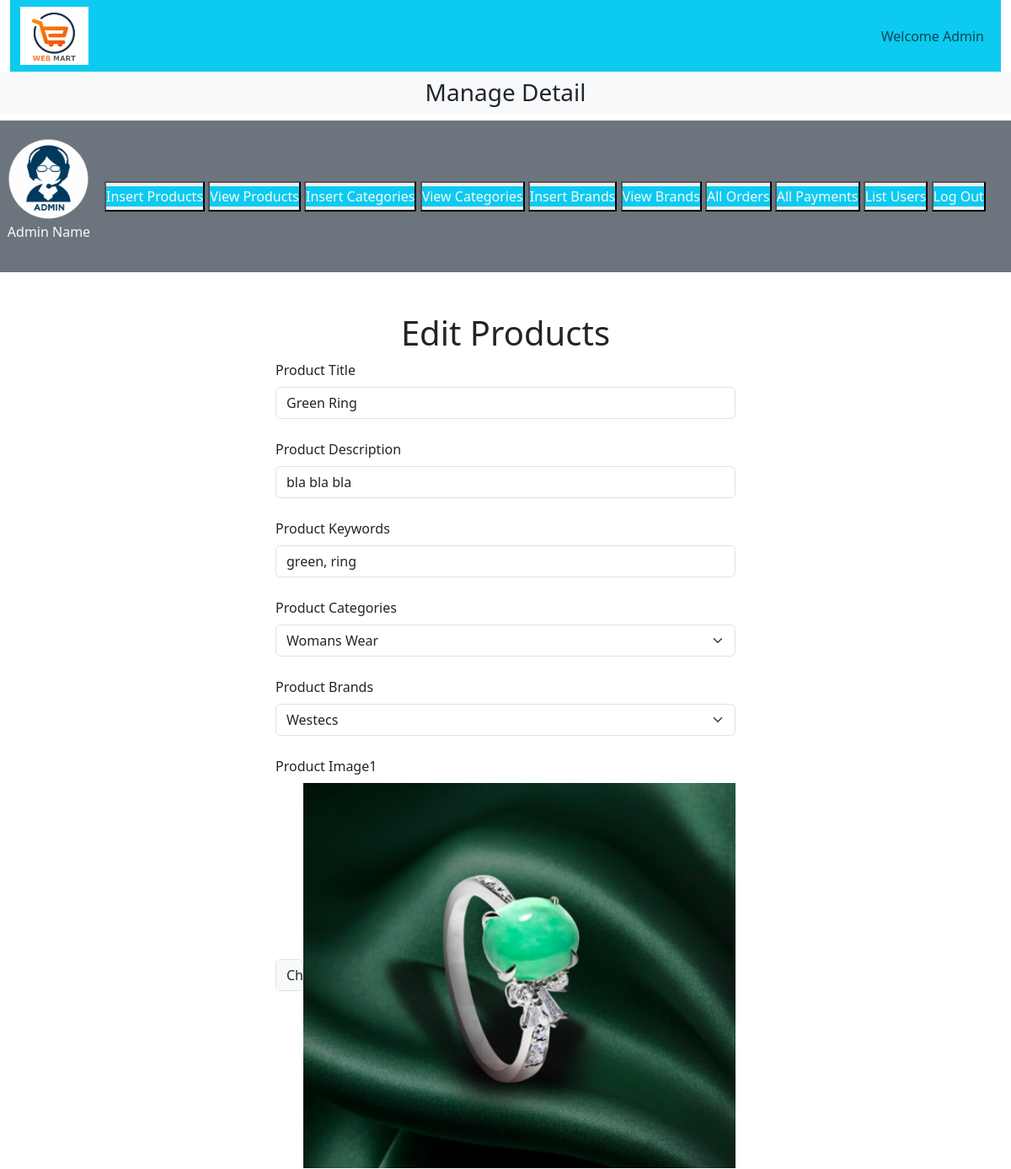
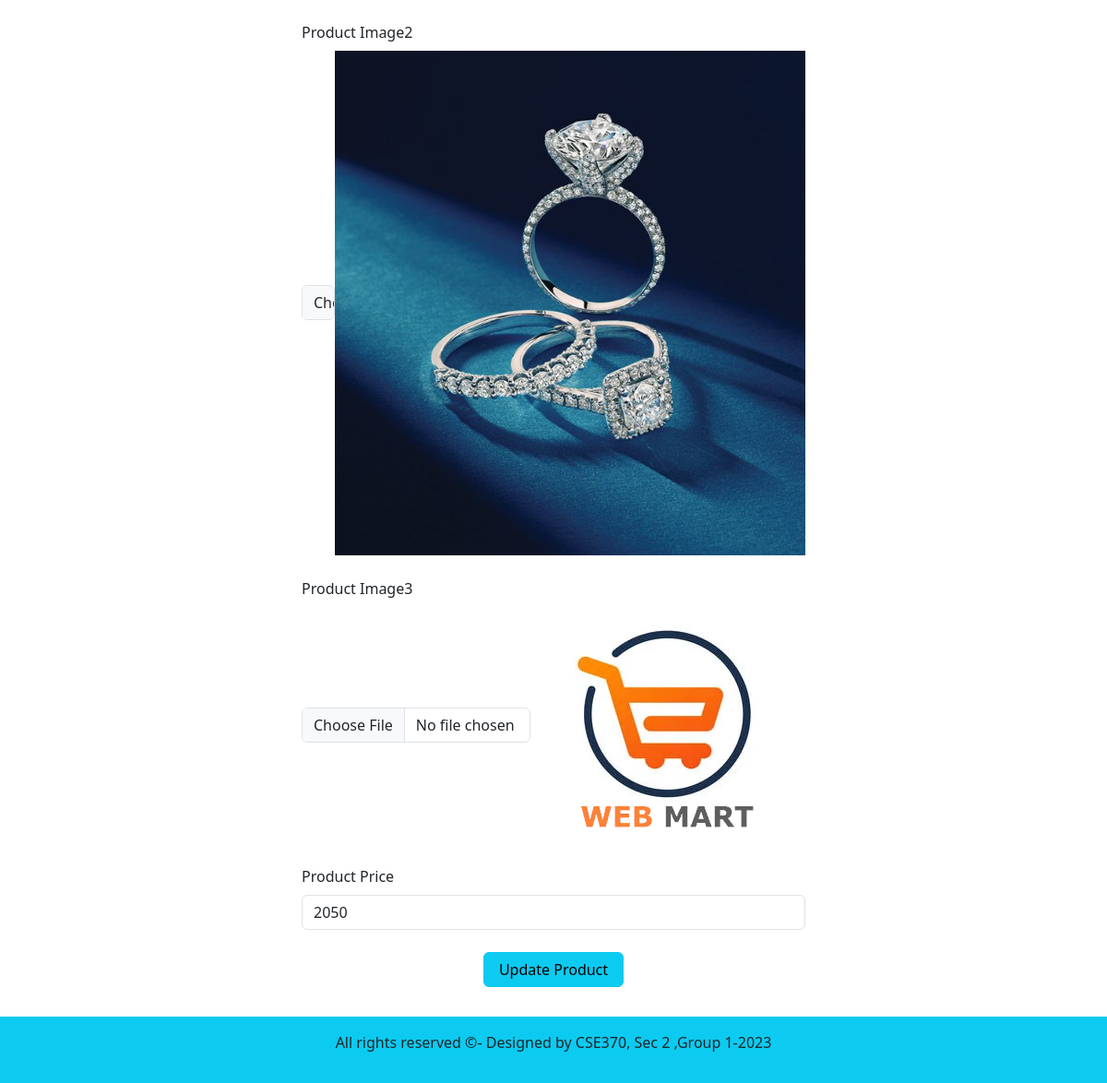
Screenshot of /admin_area/index.php?edit_products=1 with the database file from the repository (2 pictures, top to bottom).
### tables this page shows
CREATE TABLE `products` (
  `product_id` int(11) NOT NULL,
  `product_name` varchar(100) NOT NULL,
  `product_description` varchar(255) NOT NULL,
  `product_keywords` varchar(255) NOT NULL,
  `category_id` int(11) NOT NULL,
  `brand_id` int(11) NOT NULL,
  `product_image1` varchar(255) NOT NULL,
  `product_image2` varchar(255) NOT NULL,
  `product_image3` varchar(255) NOT NULL,
  `product_price` int(11) NOT NULL,
  `insert_date` timestamp NOT NULL DEFAULT current_timestamp() ON UPDATE current_timestamp(),
  `product_status` varchar(100) NOT NULL
);

CREATE TABLE `categories` (
  `category_id` int(11) NOT NULL,
  `category_name` varchar(100) NOT NULL
);

CREATE TABLE `brands` (
  `brand_id` int(11) NOT NULL,
  `brand_name` varchar(100) NOT NULL
);

### admin_area/edit_products.php (the view, shortened to what this page needs)
<?php
if(isset($_GET['edit_products'])){
    $edit_id=$_GET['edit_products'];
    $get_data="Select * from `products` where product_id=$edit_id";
    $result=mysqli_query($con,$get_data);
    $row=mysqli_fetch_assoc($result);
    $product_name=$row['product_name'];
    $product_description=$row['product_description'];
    $product_keywords=$row['product_keywords'];
    $category_id=$row['category_id'];
    $brand_id=$row['brand_id'];
    $product_image1=$row['product_image1'];
    $product_image2=$row['product_image2'];
    $product_image3=$row['product_image3'];
    $product_price=$row['product_price'];
    $select_category="Select * from `categories` where category_id =$category_id";
    $result_category=mysqli_query($con,$select_category);
    $row_category=mysqli_fetch_assoc($result_category);
    $category_name=$row_category['category_name'];
    $select_brand="Select * from `brands` where brand_id =$brand_id";
    $result_brand=mysqli_query($con,$select_brand);
    $row_brand=mysqli_fetch_assoc($result_brand);
    $brand_name=$row_brand['brand_name'];
}
?>
<div class="container mt-5">
    <h1 class="text-center">Edit Products</h1>
    <div class="form-outline w-50 m-auto mb-4">
        <label for="product_name" class="form-label">Product Title</label>
        <input type="text" id="product_name" value="<?php echo $product_name?>" name="product_name"
        class="form-control" required="required">
    </div>
    <div class="form-outline w-50 m-auto mb-4">
        <label for="product_description" class="form-label">Product Description</label>
        <input type="text" id="product_description" value="<?php echo $product_description?>"
        name="product_description" class="form-control" >
    </div>
    <div class="form-outline w-50 m-auto mb-4">
        <label for="product_keywords" class="form-label">Product Keywords</label>
        <input type="text" id="product_keywords" value="<?php echo $product_keywords?>"name="product_keywords" class="form-control">
    </div>
    <div class="form-outline w-50 m-auto mb-4">
    <label for="product_category" class="form-label">Product Categories</label>
        <select name="product_category" class="form-select">
        <option value="<?php echo $category_name?>"><?php echo $category_name?></option>
        </select>
    </div>
    <div class="form-outline w-50 m-auto mb-4">
    <label for="product_brands" class="form-label">Product Brands</label>
        <select name="product_brands" class="form-select">
        <option value="<?php echo $brand_name?>"><?php echo $brand_name?></option>
        </select>
    </div>
    <div class="form-outline w-50 m-auto mb-4">
        <label for="product_image1" class="form-label">Product Image1</label>
        <div class="d-flex">
        <input type="file" id="product_image1" name="product_image1" class="form-control w-50 m-auto" required="required">
        <img src="./product_images/<?php echo $product_image1?>" alt="" class="product_image">
        </div>
    </div>
    <div class="form-outline w-50 m-auto mb-4">
        <label for="product_image2" class="form-label">Product Image2</label>
        <div class="d-flex">
        <input type="file" id="product_image2" name="product_image2" class="form-control w-50 m-auto" required="required">
        <img src="./product_images/<?php echo $product_image2?>" alt="" class="product_image">
        </div>
    </div>
    <div class="form-outline w-50 m-auto mb-4">
        <label for="product_image3" class="form-label">Product Image3</label>
        <div class="d-flex">
        <input type="file" id="product_image3" name="product_image3" class="form-control w-50 m-auto" required="required">
        <img src="./product_images/<?php echo $product_image3?>" alt="" class="product_image">
    </div>
</div>
<div class="form-outline w-50 m-auto mb-4">
        <label for="product_price" class="form-label">Product Price</label>
        <input type="text" id="product_price" value="<?php echo $product_price?>"name="product_price" class="form-control"
        required="required">
    </div>
    <div class="text-center w-50 m-auto">
        <input type="submit" name="edit_product" value="Update Product"
        class="btn btn-info px-3 mb-3">
    </div>
</div>

### style.css (style rules this page uses)
* { margin:0; padding:0; box-sizing: border-box; }

### admin_area/index.php (style rules this page uses)
body { overflow-x:hidden; }

### rows the page displays
products: product_name "Green Ring", product_description "bla bla bla", product_keywords "green, ring", product_image1 (picture), product_image2 (picture), product_image3 (picture), product_price "2050"
categories: product_category "Womans Wear"
brands: product_brands "Westecs"
